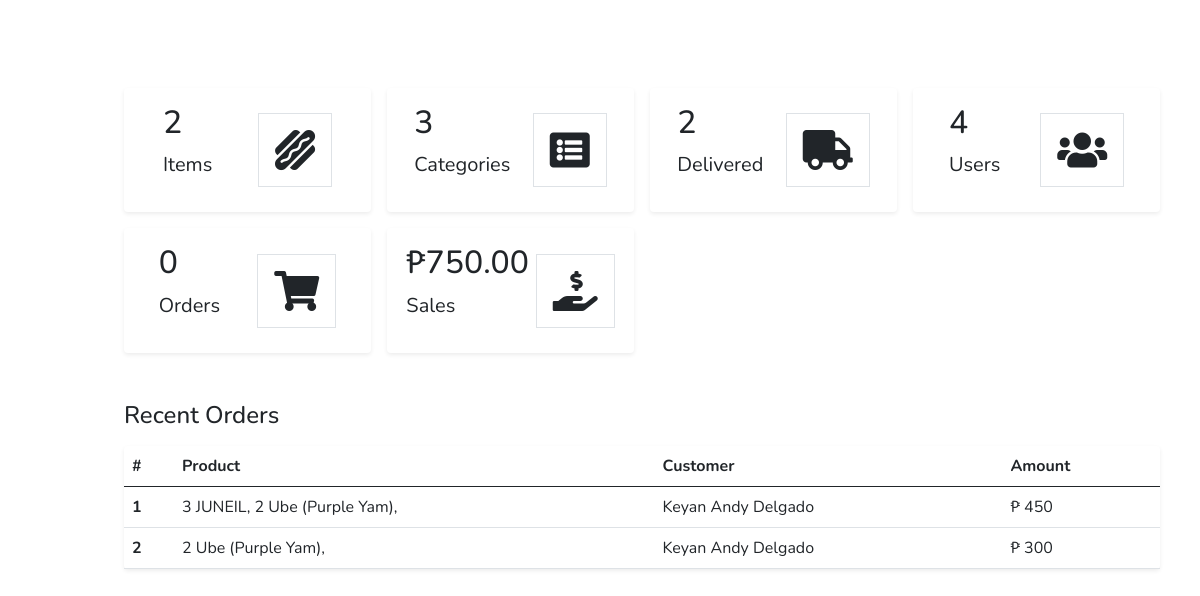
Page /admin/home.php on the committed database.
### tables this page shows
CREATE TABLE `delivereditems` (
  `id` int(11) NOT NULL,
  `orderId` int(21) DEFAULT NULL,
  `userId` int(21) DEFAULT NULL,
  `username` varchar(255) NOT NULL,
  `firstName` varchar(255) NOT NULL,
  `lastName` varchar(255) NOT NULL,
  `itemQuantity` int(100) NOT NULL,
  `itemdetails` varchar(255) NOT NULL,
  `amount` int(100) NOT NULL,
  `paymentMode` varchar(255) DEFAULT NULL,
  `orderDate` date DEFAULT NULL,
  `delivery_date` date DEFAULT NULL,
  `itemId` int(11) DEFAULT NULL
);

### admin/home.php (the view, shortened to what this page needs)
<!DOCTYPE html>
<html lang="en">
<head>
    <link href="https://cdn.jsdelivr.net/npm/bootstrap@5.0.0-beta3/dist/css/bootstrap.min.css" rel="stylesheet" />
    <link rel="stylesheet" href="https://cdnjs.cloudflare.com/ajax/libs/font-awesome/5.15.3/css/all.min.css" />
    <link rel="stylesheet" href="styles.css" />
</head>
<body>
            <?php
            $server = "localhost";
            $username = "root";
            $password = "";
            $database = "OPD";
            $conn = mysqli_connect($server, $username, $password, $database);
            $itemsQuery = "SELECT COUNT(*) AS item_count FROM items";
            $itemsResult = mysqli_query($conn, $itemsQuery);
            $itemCount = mysqli_fetch_assoc($itemsResult)['item_count'];
            $categoriesQuery = "SELECT COUNT(*) AS category_count FROM categories";
            $categoriesResult = mysqli_query($conn, $categoriesQuery);
            $categoryCount = mysqli_fetch_assoc($categoriesResult)['category_count'];
            $deliveredItemsQuery = "SELECT COUNT(*) AS delivered_count FROM delivereditems";
            $deliveredItemsResult = mysqli_query($conn, $deliveredItemsQuery);
            $deliveredCount = mysqli_fetch_assoc($deliveredItemsResult)['delivered_count'];
            $userQuery = "SELECT COUNT(*) AS user_count FROM users";
            $userResult = mysqli_query($conn, $userQuery);
            $userCount = mysqli_fetch_assoc($userResult)['user_count'];
            $salesSql = "SELECT SUM(amount) AS totalSales FROM sales";
            $salesResult = mysqli_query($conn, $salesSql);
            $salesRow = mysqli_fetch_assoc($salesResult);
            $totalSales = $salesRow['totalSales'];
            $orderQuery = "SELECT COUNT(*) AS order_count FROM orders";
            $orderResult = mysqli_query($conn, $orderQuery);
            $orderData = mysqli_fetch_assoc($orderResult);
            $orderCount = $orderData['order_count'];
            $orderStatusQuery = "SELECT orderStatus FROM orders";
            $orderStatusResult = mysqli_query($conn, $orderStatusQuery);
            while ($orderStatusData = mysqli_fetch_assoc($orderStatusResult)) {
                if ($orderStatusData['orderStatus'] == 4) {
                    $orderCount--;
                }
            }
            ?>
    <div class="d-flex" id="wrapper">
        <div class="container-fluid px-4">
            <div class="row g-3 my-2">
                <div class="col-md-3 col-sm-6">
                    <div class="p-3 bg-white shadow-sm d-flex justify-content-around align-items-center rounded">
                        <div>
                            <h3 class="fs-2"><?php echo $itemCount; ?></h3>
                            <p class="fs-5">Items</p>
                        </div>
                        <i class="fas fa-hotdog fs-1 primary-text border rounded-full secondary-bg p-3"></i>
                    </div>
                </div>
                <div class="col-md-3 col-sm-6">
                    <div class="p-3 bg-white shadow-sm d-flex justify-content-around align-items-center rounded">
                        <div>
                            <h3 class="fs-2"><?php echo $categoryCount; ?></h3>
                            <p class="fs-5">Categories</p>
                        </div>
                        <i class="fas fa-list-alt fs-1 primary-text border rounded-full secondary-bg p-3"></i>
                    </div>
                </div>
                <div class="col-md-3 col-sm-6">
                    <div class="p-3 bg-white shadow-sm d-flex justify-content-around align-items-center rounded">
                        <div>
                            <h3 class="fs-2"><?php echo $deliveredCount; ?></h3>
                            <p class="fs-5">Delivered</p>
                        </div>
                        <i class="fas fa-truck fs-1 primary-text border rounded-full secondary-bg p-3"></i>
                    </div>
                </div>
                <div class="col-md-3 col-sm-6">
                    <div class="p-3 bg-white shadow-sm d-flex justify-content-around align-items-center rounded">
                        <div>
                            <h3 class="fs-2"><?php echo $userCount; ?></h3>
                            <p class="fs-5">Users</p>
                        </div>
                        <i class="fas fa-users fs-1 primary-text border rounded-full secondary-bg p-3"></i>
                    </div>
                </div>
                <div class="col-md-3 col-sm-6">
                    <div class="p-3 bg-white shadow-sm d-flex justify-content-around align-items-center rounded">
                        <div>
                            <h3 class="fs-2"><?php echo $orderCount; ?></h3>
                            <p class="fs-5">Orders</p>
                        </div>
                        <i class="fas fa-shopping-cart fs-1 primary-text border rounded-full secondary-bg p-3"></i>
                    </div>
                </div>
                <div class="col-md-3 col-sm-6">
                    <div class="p-3 bg-white shadow-sm d-flex justify-content-around align-items-center rounded">
                        <div>
                            <h3 class="fs-2">₱<?php echo $totalSales; ?></h3>
                            <p class="fs-5">Sales</p>
                        </div>
                        <i class="fas fa-hand-holding-usd fs-1 primary-text border rounded-full secondary-bg p-3"></i>
                    </div>
                </div>
            </div>
            <div class="row my-5">
                <h3 class="fs-4 mb-3">Recent Orders</h3>
                <div class="col">
                    <table class="table bg-white rounded shadow-sm table-hover">
                        <thead>
                            <tr>
                                <th scope="col" width="50">#</th>
                                <th scope="col ">Product</th>
                                <th scope="col">Customer</th>
                                <th scope="col">Amount</th>
                            </tr>
                        </thead>
                        <tbody>
                            <?php
                            $server = "localhost";
                            $username = "root";
                            $password = "";
                            $database = "OPD";
                            $conn = mysqli_connect($server, $username, $password, $database);
                            if ($conn) {
                                $sql = "SELECT itemdetails, firstName, lastName, amount
                                FROM delivereditems";
                                $result = mysqli_query($conn, $sql);
                                if (mysqli_num_rows($result) > 0) {
                                    $index = 1;
                                    while ($row = mysqli_fetch_assoc($result)) {
                                        $itemdetails = $row['itemdetails'];
                                        $firstName = $row['firstName'];
                                        $lastName = $row['lastName'];
                                        $amount = $row['amount'];
                                        $fullName = $firstName . ' ' . $lastName;
                            ?>
                                        <tr>
                                            <th scope="row"><?php echo $index; ?></th>
                                            <td><?php echo $itemdetails; ?></td>
                                            <td><?php echo $fullName; ?></td>
                                            <td><?php echo '₱' .  ' ' . $amount; ?></td>
                                        </tr>
                            <?php
                                        $index++;
                                    }
                                } else {
                                    echo "<tr><td colspan='4'>No orders found.</td></tr>";
                                }
                            } else {
                                echo "Failed to connect to the database.";
                            }
                            ?>
                        </tbody>
                    </table>
                </div>
            </div>
        </div>
    </div>
</body>
</html>

### admin/assetsForSideBar/css/styles.css (style rules this page uses)
:root { --header-height: 3rem; --nav-width: 68px; --first-color: #4723D9; --first-color-light: #AFA5D9; --white-color: #F7F6FB; --body-font: 'Nunito', sans-serif; --normal-font-size: 1rem; --z-fixed: 100; }
*,::before,::after { box-sizing: border-box; }
body { position: relative; margin: var(--header-height) 0 0 0; padding: 0 1rem; font-family: var(--body-font); font-size: var(--normal-font-size); transition: .5s; }
@media screen and (min-width: 768px) { body { margin: calc(var(--header-height) + 1rem) 0 0 0; padding-left: calc(var(--nav-width) + 2rem); } }

### rows in the picture
delivereditems: itemdetails "3 JUNEIL, 2 Ube (Purple Yam),", fullName "Keyan Andy Delgado", amount "450"
delivereditems: itemdetails "2 Ube (Purple Yam),", fullName "Keyan Andy Delgado", amount "300"

### other values in the picture
$itemCount "2"
$categoryCount "3"
$deliveredCount "2"
$userCount "4"
$orderCount "0"
$totalSales "750.00"
